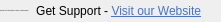
              <widget class="QFrame" name="bottomBar">
               <property name="minimumSize">
                <size>
                 <width>0</width>
                 <height>22</height>
                </size>
               </property>
               <property name="maximumSize">
                <size>
                 <width>16777215</width>
                 <height>22</height>
                </size>
               </property>
               <property name="frameShape">
                <enum>QFrame::NoFrame</enum>
               </property>
               <property name="frameShadow">
                <enum>QFrame::Raised</enum>
               </property>
               <layout class="QHBoxLayout" name="horizontalLayout_5">
                <property name="spacing">
                 <number>0</number>
                </property>
                <property name="leftMargin">
                 <number>0</number>
                </property>
                <property name="topMargin">
                 <number>0</number>
                </property>
                <property name="rightMargin">
                 <number>0</number>
                </property>
                <property name="bottomMargin">
                 <number>0</number>
                </property>
                <item>
                 <widget class="QLabel" name="creditsLabel">
                  <property name="maximumSize">
                   <size>
                    <width>16777215</width>
                    <height>16</height>
                   </size>
                  </property>
                  <property name="font">
                   <font>
                    <family>Segoe UI</family>
                    <pointsize>-1</pointsize>
                    <weight>50</weight>
                    <italic>false</italic>
                    <bold>false</bold>
                   </font>
                  </property>
                  <property name="text">
                   <string>Copyright 2024 AutoPostToolkit by AutoPost | All Rights Reserved</string>
                  </property>
                  <property name="alignment">
                   <set>Qt::AlignLeading|Qt::AlignLeft|Qt::AlignVCenter</set>
                  </property>
                 </widget>
                </item>
                <item>
                 <widget class="QLabel" name="version">
                  <property name="text">
                   <string/>
                  </property>
                  <property name="alignment">
                   <set>Qt::AlignRight|Qt::AlignTrailing|Qt::AlignVCenter</set>
                  </property>
                 </widget>
                </item>
                <item>
                 <widget class="QLabel" name="visit">
                  <property name="text">
                   <string>&lt;html&gt;&lt;head/&gt;&lt;body&gt;&lt;p&gt;Get Support - &lt;a href=&quot;https://auto-post.net/&quot;&gt;&lt;span style=&quot; text-decoration: underline; color:#4673c6;&quot;&gt;Visit our Website&lt;/span&gt;&lt;/a&gt;&lt;/p&gt;&lt;/body&gt;&lt;/html&gt;</string>
                  </property>
                  <property name="alignment">
                   <set>Qt::AlignRight|Qt::AlignTrailing|Qt::AlignVCenter</set>
                  </property>
                 </widget>
                </item>
                <item>
                 <widget class="QFrame" name="frame_size_grip">
                  <property name="minimumSize">
                   <size>
                    <width>20</width>
                    <height>0</height>
                   </size>
                  </property>
                  <property name="maximumSize">
                   <size>
                    <width>20</width>
                    <height>16777215</height>
                   </size>
                  </property>
                  <property name="frameShape">
                   <enum>QFrame::NoFrame</enum>
                  </property>
                  <property name="frameShadow">
                   <enum>QFrame::Raised</enum>
                  </property>
                 </widget>
                </item>
               </layout>
              </widget>
